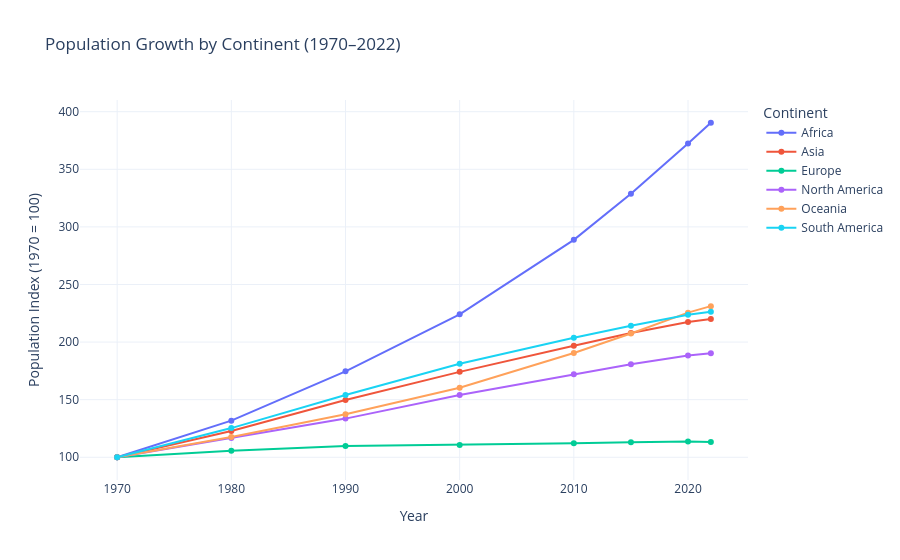

The notebook cell this image was saved under:
### Markdown cell above
**Chart choice & justification:** *Which chart did you choose, and why? Justify design choices.

*YOUR ANSWER HERE*

**I used a line chart to compare population growth across different continents from 1970 to 2022. A line chart makes it easy to understand how the population has changed over the years. I also used the same starting value for all continents so that the comparison is fair. The chart helps us see which continents have grown faster and which have grown more slowly. It also shows the overall population growth trend over time.**

### Code cell
# Q1
# YOUR CODE HERE
# Q1: Population growth by continent since 1970

years = [1970, 1980, 1990, 2000, 2010, 2015, 2020, 2022]

# Total population per continent
continent_pop = df.groupby("Continent")[
    [f"{year} Population" for year in years]
].sum()

# Normalize to 1970 = 100
growth_index = continent_pop.div(
    continent_pop["1970 Population"], axis=0
) * 100

# Prepare data for visualization
growth_long = growth_index.reset_index().melt(
    id_vars="Continent",
    var_name="Year",
    value_name="Growth Index"
)

growth_long["Year"] = growth_long["Year"].str[:4].astype(int)

# Interactive line chart
fig = px.line(
    growth_long,
    x="Year",
    y="Growth Index",
    color="Continent",
    markers=True,
    title="Population Growth by Continent (1970–2022)",
    labels={"Growth Index": "Population Index (1970 = 100)"}
)

fig.update_layout(
    template="plotly_white",
    hovermode="x unified"
)

fig.show()

# Identify fastest-growing continent
print("Fastest-growing continent:")
print(growth_index["2022 Population"].idxmax())

### Figure 1 — Plotly figure (JSON) as saved in the notebook; plotly's stock layout.template omitted (floating-point values rounded to 4 significant figures)
{"data": [{"hovertemplate": "Continent=Africa<br>Year=%{x}<br>Population Index (1970 = 100)=%{y}<extra></extra>", "legendgroup": "Africa", "line": {"color": "#636efa", "dash": "solid"}, "marker": {"symbol": "circle"}, "mode": "lines+markers", "name": "Africa", "orientation": "v", "showlegend": true, "type": "scatter", "x": [1970, 1980, 1990, 2000, 2010, 2015, 2020, 2022], "xaxis": "x", "y": [100.0, 131.8, 174.6, 224.1, 288.8, 328.7, 372.3, 390.4], "yaxis": "y"}, {"hovertemplate": "Continent=Asia<br>Year=%{x}<br>Population Index (1970 = 100)=%{y}<extra></extra>", "legendgroup": "Asia", "line": {"color": "#EF553B", "dash": "solid"}, "marker": {"symbol": "circle"}, "mode": "lines+markers", "name": "Asia", "orientation": "v", "showlegend": true, "type": "scatter", "x": [1970, 1980, 1990, 2000, 2010, 2015, 2020, 2022], "xaxis": "x", "y": [100.0, 122.9, 149.7, 174.1, 196.7, 207.9, 217.4, 220.1], "yaxis": "y"}, {"hovertemplate": "Continent=Europe<br>Year=%{x}<br>Population Index (1970 = 100)=%{y}<extra></extra>", "legendgroup": "Europe", "line": {"color": "#00cc96", "dash": "solid"}, "marker": {"symbol": "circle"}, "mode": "lines+markers", "name": "Europe", "orientation": "v", "showlegend": true, "type": "scatter", "x": [1970, 1980, 1990, 2000, 2010, 2015, 2020, 2022], "xaxis": "x", "y": [100.0, 105.6, 109.8, 110.7, 112.1, 113.1, 113.7, 113.3], "yaxis": "y"}, {"hovertemplate": "Continent=North America<br>Year=%{x}<br>Population Index (1970 = 100)=%{y}<extra></extra>", "legendgroup": "North America", "line": {"color": "#ab63fa", "dash": "solid"}, "marker": {"symbol": "circle"}, "mode": "lines+markers", "name": "North America", "orientation": "v", "showlegend": true, "type": "scatter", "x": [1970, 1980, 1990, 2000, 2010, 2015, 2020, 2022], "xaxis": "x", "y": [100.0, 116.8, 133.6, 154.1, 172.1, 180.8, 188.4, 190.3], "yaxis": "y"}, {"hovertemplate": "Continent=Oceania<br>Year=%{x}<br>Population Index (1970 = 100)=%{y}<extra></extra>", "legendgroup": "Oceania", "line": {"color": "#FFA15A", "dash": "solid"}, "marker": {"symbol": "circle"}, "mode": "lines+markers", "name": "Oceania", "orientation": "v", "showlegend": true, "type": "scatter", "x": [1970, 1980, 1990, 2000, 2010, 2015, 2020, 2022], "xaxis": "x", "y": [100.0, 117.7, 137.3, 160.3, 190.5, 207.4, 225.5, 231.2], "yaxis": "y"}, {"hovertemplate": "Continent=South America<br>Year=%{x}<br>Population Index (1970 = 100)=%{y}<extra></extra>", "legendgroup": "South America", "line": {"color": "#19d3f3", "dash": "solid"}, "marker": {"symbol": "circle"}, "mode": "lines+markers", "name": "South America", "orientation": "v", "showlegend": true, "type": "scatter", "x": [1970, 1980, 1990, 2000, 2010, 2015, 2020, 2022], "xaxis": "x", "y": [100.0, 125.3, 154.0, 181.2, 203.7, 214.1, 223.7, 226.4], "yaxis": "y"}], "layout": {"hovermode": "x unified", "legend": {"title": {"text": "Continent"}, "tracegroupgap": 0}, "title": {"text": "Population Growth by Continent (1970–2022)"}, "xaxis": {"anchor": "y", "domain": [0, 1], "title": {"text": "Year"}}, "yaxis": {"anchor": "x", "domain": [0, 1], "title": {"text": "Population Index (1970 = 100)"}}}}
